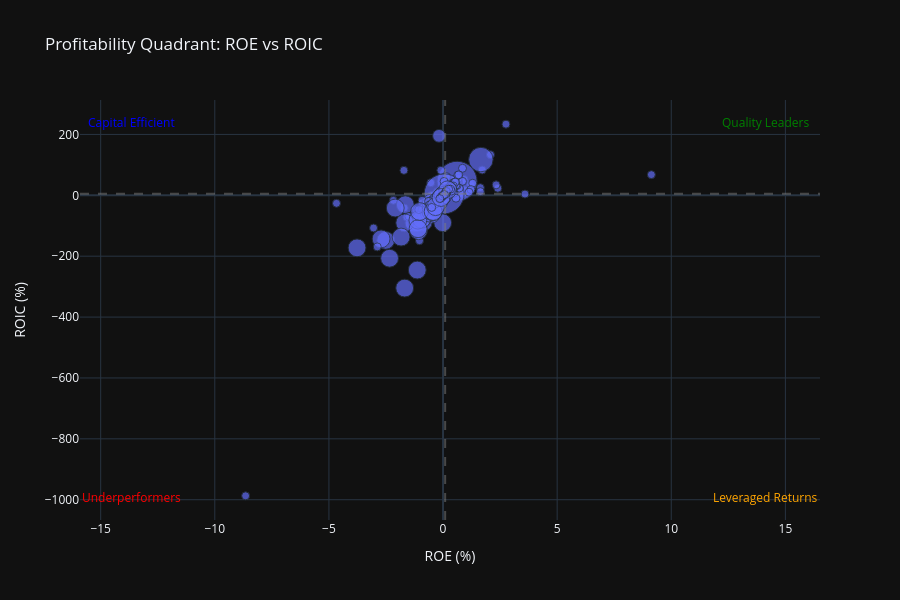

The notebook cell this image was saved under:
### Code cell
create_profitability_quadrant(df).show()

### Figure 1 — Plotly figure (JSON) as saved in the notebook; plotly's stock layout.template omitted (floating-point values rounded to 4 significant figures; data arrays with more than 128 entries replaced by an {"elided": "..."} marker saying what was removed)
{"data": [{"customdata": {"elided": "1759x3 mixed values"}, "hovertemplate": "<b>%{text}</b><br>roe: %{x:.1f}%<br>roic: %{y:.1f}%<br>net_margin_pct: %{customdata[1]:.1f}%<br>Quadrant: %{customdata[2]}<extra></extra>", "marker": {"opacity": 0.7, "size": {"elided": "1759 float values"}, "sizemin": 4, "sizemode": "area", "sizeref": 0.0625}, "mode": "markers", "name": "Stocks", "text": {"elided": "1759 str values"}, "x": {"elided": "1759 float values"}, "y": {"elided": "1759 float values"}, "type": "scatter"}], "layout": {"shapes": [{"line": {"color": "gray", "dash": "dash"}, "opacity": 0.5, "type": "line", "x0": 0, "x1": 1, "xref": "x domain", "y0": 5.0, "y1": 5.0, "yref": "y"}, {"line": {"color": "gray", "dash": "dash"}, "opacity": 0.5, "type": "line", "x0": 0.0934, "x1": 0.0934, "xref": "x", "y0": 0, "y1": 1, "yref": "y domain"}], "annotations": [{"font": {"color": "green", "size": 12}, "showarrow": false, "text": "Quality Leaders", "x": 14.13, "y": 238.7}, {"font": {"color": "red", "size": 12}, "showarrow": false, "text": "Underperformers", "x": -13.65, "y": -992.2}, {"font": {"color": "orange", "size": 12}, "showarrow": false, "text": "Leveraged Returns", "x": 14.13, "y": -992.2}, {"font": {"color": "blue", "size": 12}, "showarrow": false, "text": "Capital Efficient", "x": -13.65, "y": 238.7}], "title": {"text": "Profitability Quadrant: ROE vs ROIC"}, "xaxis": {"title": {"text": "ROE (%)"}}, "yaxis": {"title": {"text": "ROIC (%)"}}, "height": 600, "showlegend": false}}
